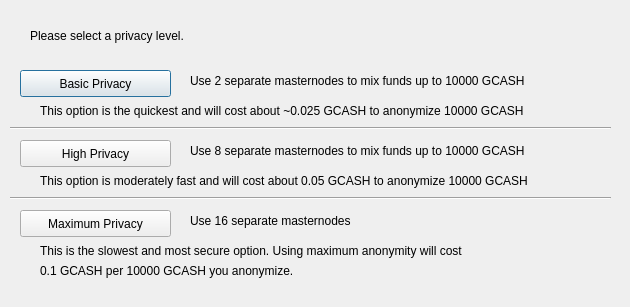
<?xml version="1.0" encoding="UTF-8"?>
<ui version="4.0">
 <class>DarksendConfig</class>
 <widget class="QDialog" name="DarksendConfig">
  <property name="geometry">
   <rect>
    <x>0</x>
    <y>0</y>
    <width>630</width>
    <height>307</height>
   </rect>
  </property>
  <property name="windowTitle">
   <string>Configure Darksend</string>
  </property>
  <widget class="QPushButton" name="buttonBasic">
   <property name="geometry">
    <rect>
     <x>20</x>
     <y>70</y>
     <width>151</width>
     <height>27</height>
    </rect>
   </property>
   <property name="text">
    <string>Basic Privacy</string>
   </property>
  </widget>
  <widget class="QPushButton" name="buttonHigh">
   <property name="geometry">
    <rect>
     <x>20</x>
     <y>140</y>
     <width>151</width>
     <height>27</height>
    </rect>
   </property>
   <property name="text">
    <string>High Privacy</string>
   </property>
  </widget>
  <widget class="QPushButton" name="buttonMax">
   <property name="geometry">
    <rect>
     <x>20</x>
     <y>210</y>
     <width>151</width>
     <height>27</height>
    </rect>
   </property>
   <property name="text">
    <string>Maximum Privacy</string>
   </property>
  </widget>
  <widget class="QLabel" name="label">
   <property name="geometry">
    <rect>
     <x>30</x>
     <y>20</y>
     <width>571</width>
     <height>31</height>
    </rect>
   </property>
   <property name="text">
    <string>Please select a privacy level.</string>
   </property>
  </widget>
  <widget class="QLabel" name="label_2">
   <property name="geometry">
    <rect>
     <x>190</x>
     <y>70</y>
     <width>421</width>
     <height>21</height>
    </rect>
   </property>
   <property name="text">
    <string>Use 2 separate masternodes to mix funds up to 10000 GCASH</string>
   </property>
  </widget>
  <widget class="QLabel" name="label_3">
   <property name="geometry">
    <rect>
     <x>190</x>
     <y>140</y>
     <width>411</width>
     <height>21</height>
    </rect>
   </property>
   <property name="text">
    <string>Use 8 separate masternodes to mix funds up to 10000 GCASH</string>
   </property>
  </widget>
  <widget class="QLabel" name="label_4">
   <property name="geometry">
    <rect>
     <x>190</x>
     <y>210</y>
     <width>421</width>
     <height>21</height>
    </rect>
   </property>
   <property name="text">
    <string>Use 16 separate masternodes</string>
   </property>
  </widget>
  <widget class="QLabel" name="label_6">
   <property name="geometry">
    <rect>
     <x>40</x>
     <y>100</y>
     <width>561</width>
     <height>21</height>
    </rect>
   </property>
   <property name="text">
    <string>This option is the quickest and will cost about ~0.025 GCASH to anonymize 10000 GCASH</string>
   </property>
  </widget>
  <widget class="QLabel" name="label_7">
   <property name="geometry">
    <rect>
     <x>40</x>
     <y>170</y>
     <width>561</width>
     <height>21</height>
    </rect>
   </property>
   <property name="text">
    <string>This option is moderately fast and will cost about 0.05 GCASH to anonymize 10000 GCASH</string>
   </property>
  </widget>
  <widget class="QLabel" name="label_8">
   <property name="geometry">
    <rect>
     <x>40</x>
     <y>240</y>
     <width>561</width>
     <height>21</height>
    </rect>
   </property>
   <property name="text">
    <string>This is the slowest and most secure option. Using maximum anonymity will cost</string>
   </property>
  </widget>
  <widget class="QLabel" name="label_9">
   <property name="geometry">
    <rect>
     <x>40</x>
     <y>260</y>
     <width>561</width>
     <height>21</height>
    </rect>
   </property>
   <property name="text">
    <string>0.1 GCASH per 10000 GCASH you anonymize.</string>
   </property>
  </widget>
  <widget class="Line" name="line">
   <property name="geometry">
    <rect>
     <x>10</x>
     <y>120</y>
     <width>601</width>
     <height>16</height>
    </rect>
   </property>
   <property name="orientation">
    <enum>Qt::Horizontal</enum>
   </property>
  </widget>
  <widget class="Line" name="line_2">
   <property name="geometry">
    <rect>
     <x>10</x>
     <y>190</y>
     <width>601</width>
     <height>16</height>
    </rect>
   </property>
   <property name="orientation">
    <enum>Qt::Horizontal</enum>
   </property>
  </widget>
 </widget>
 <resources/>
 <connections/>
</ui>
